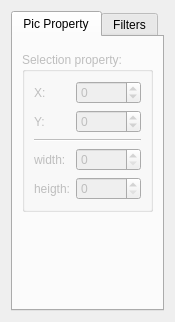
<?xml version="1.0" encoding="UTF-8"?>
<ui version="4.0">
 <class>Pix_Filter_Panel</class>
 <widget class="QWidget" name="Pix_Filter_Panel">
  <property name="geometry">
   <rect>
    <x>0</x>
    <y>0</y>
    <width>164</width>
    <height>322</height>
   </rect>
  </property>
  <property name="windowTitle">
   <string>Form</string>
  </property>
  <layout class="QVBoxLayout" name="verticalLayout">
   <item>
    <widget class="QTabWidget" name="tabWidget">
     <property name="enabled">
      <bool>true</bool>
     </property>
     <property name="maximumSize">
      <size>
       <width>16777215</width>
       <height>16777215</height>
      </size>
     </property>
     <property name="tabPosition">
      <enum>QTabWidget::North</enum>
     </property>
     <property name="tabShape">
      <enum>QTabWidget::Rounded</enum>
     </property>
     <property name="currentIndex">
      <number>0</number>
     </property>
     <property name="movable">
      <bool>false</bool>
     </property>
     <widget class="QWidget" name="twrProperty">
      <attribute name="title">
       <string>Pic Property</string>
      </attribute>
      <layout class="QVBoxLayout" name="verticalLayout_5">
       <item>
        <widget class="ToolsPanel" name="edit_panel" native="true"/>
       </item>
       <item>
        <widget class="QGroupBox" name="data_panel">
         <property name="enabled">
          <bool>false</bool>
         </property>
         <property name="title">
          <string>Selection property:</string>
         </property>
         <layout class="QGridLayout" name="gridLayout_2">
          <item row="0" column="1">
           <widget class="QSpinBox" name="x">
            <property name="toolTip">
             <string>X cordinate of frame</string>
            </property>
            <property name="wrapping">
             <bool>false</bool>
            </property>
            <property name="readOnly">
             <bool>false</bool>
            </property>
            <property name="buttonSymbols">
             <enum>QAbstractSpinBox::UpDownArrows</enum>
            </property>
            <property name="specialValueText">
             <string/>
            </property>
            <property name="showGroupSeparator" stdset="0">
             <bool>false</bool>
            </property>
            <property name="suffix">
             <string/>
            </property>
            <property name="minimum">
             <number>-65535</number>
            </property>
            <property name="maximum">
             <number>65535</number>
            </property>
           </widget>
          </item>
          <item row="3" column="1">
           <widget class="QSpinBox" name="width">
            <property name="toolTip">
             <string>width of frame</string>
            </property>
            <property name="frame">
             <bool>true</bool>
            </property>
            <property name="readOnly">
             <bool>false</bool>
            </property>
            <property name="minimum">
             <number>0</number>
            </property>
            <property name="maximum">
             <number>65535</number>
            </property>
            <property name="singleStep">
             <number>1</number>
            </property>
            <property name="value">
             <number>0</number>
            </property>
           </widget>
          </item>
          <item row="4" column="1">
           <widget class="QSpinBox" name="heigth">
            <property name="toolTip">
             <string>height of frame</string>
            </property>
            <property name="readOnly">
             <bool>false</bool>
            </property>
            <property name="accelerated">
             <bool>false</bool>
            </property>
            <property name="showGroupSeparator" stdset="0">
             <bool>false</bool>
            </property>
            <property name="minimum">
             <number>0</number>
            </property>
            <property name="maximum">
             <number>65535</number>
            </property>
            <property name="singleStep">
             <number>1</number>
            </property>
            <property name="value">
             <number>0</number>
            </property>
           </widget>
          </item>
          <item row="1" column="0">
           <widget class="QLabel" name="label_9">
            <property name="text">
             <string>Y:</string>
            </property>
           </widget>
          </item>
          <item row="1" column="1">
           <widget class="QSpinBox" name="y">
            <property name="toolTip">
             <string>Y cordinate of frame</string>
            </property>
            <property name="readOnly">
             <bool>false</bool>
            </property>
            <property name="minimum">
             <number>-65535</number>
            </property>
            <property name="maximum">
             <number>65535</number>
            </property>
           </widget>
          </item>
          <item row="2" column="0" colspan="2">
           <widget class="Line" name="line_3">
            <property name="orientation">
             <enum>Qt::Horizontal</enum>
            </property>
           </widget>
          </item>
          <item row="0" column="0">
           <widget class="QLabel" name="label_7">
            <property name="text">
             <string>X:</string>
            </property>
           </widget>
          </item>
          <item row="3" column="0">
           <widget class="QLabel" name="label_8">
            <property name="text">
             <string>width:</string>
            </property>
           </widget>
          </item>
          <item row="4" column="0">
           <widget class="QLabel" name="label_6">
            <property name="text">
             <string>heigth:</string>
            </property>
           </widget>
          </item>
         </layout>
        </widget>
       </item>
       <item>
        <spacer name="verticalSpacer_2">
         <property name="orientation">
          <enum>Qt::Vertical</enum>
         </property>
         <property name="sizeHint" stdset="0">
          <size>
           <width>20</width>
           <height>40</height>
          </size>
         </property>
        </spacer>
       </item>
      </layout>
     </widget>
     <widget class="QWidget" name="twrFilter">
      <attribute name="title">
       <string>Filters</string>
      </attribute>
      <layout class="QVBoxLayout" name="verticalLayout_6">
       <item>
        <widget class="ClogFilterPanel" name="clogFilterPanel" native="true"/>
       </item>
       <item>
        <spacer name="verticalSpacer">
         <property name="orientation">
          <enum>Qt::Vertical</enum>
         </property>
         <property name="sizeHint" stdset="0">
          <size>
           <width>116</width>
           <height>15</height>
          </size>
         </property>
        </spacer>
       </item>
      </layout>
     </widget>
    </widget>
   </item>
  </layout>
 </widget>
 <customwidgets>
  <customwidget>
   <class>ClogFilterPanel</class>
   <extends>QWidget</extends>
   <header location="global">../WTF_Viewer/viewer_widget/viewer/panels/clogfilterpanel/clogfilterpanel.h</header>
   <container>1</container>
  </customwidget>
  <customwidget>
   <class>ToolsPanel</class>
   <extends>QWidget</extends>
   <header location="global">../WTF_Viewer/viewer_widget/viewer/panels/toolspanel.h</header>
   <container>1</container>
  </customwidget>
 </customwidgets>
 <resources/>
 <connections/>
</ui>
